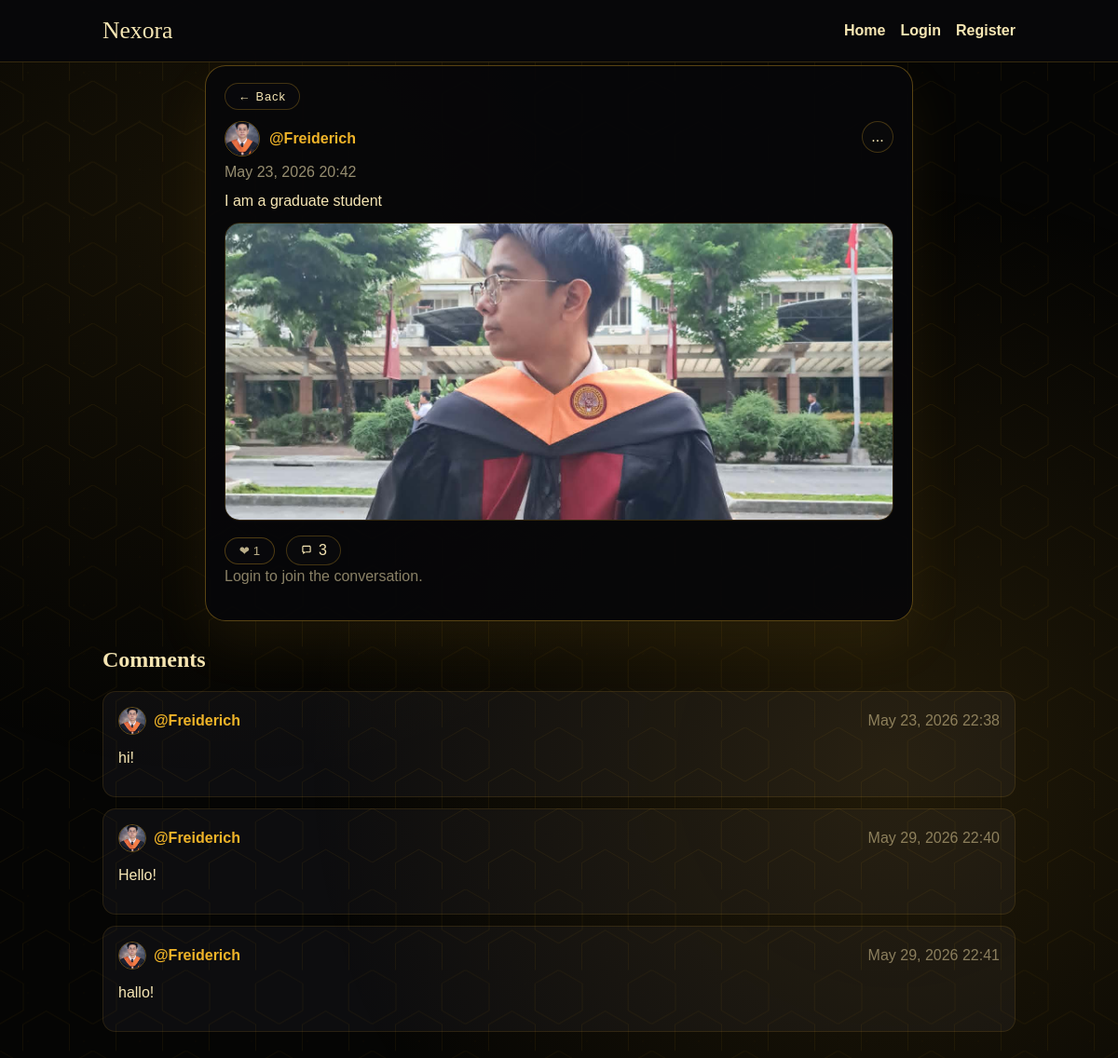
The app's page /posts/1/ with its own data.
### posts/models.py (models this page shows, shortened)
class Post(models.Model):
    VISIBILITY_PUBLIC = "public"
    VISIBILITY_UNLISTED = "unlisted"
    VISIBILITY_PRIVATE = "private"
    VISIBILITY_CHOICES = [
        (VISIBILITY_PUBLIC, "Public"),
        (VISIBILITY_UNLISTED, "Unlisted"),
        (VISIBILITY_PRIVATE, "Private"),
    ]
    author = models.ForeignKey(
        settings.AUTH_USER_MODEL, on_delete=models.CASCADE, related_name="posts"
    )
    content = models.TextField()
    image = models.ImageField(upload_to="posts/", blank=True, null=True)
    visibility = models.CharField(
        max_length=16, choices=VISIBILITY_CHOICES, default=VISIBILITY_PUBLIC
    )
    created_at = models.DateTimeField(auto_now_add=True)
    updated_at = models.DateTimeField(auto_now=True)
    class Meta:
        ordering = ["-created_at"]

class Comment(models.Model):
    post = models.ForeignKey(Post, on_delete=models.CASCADE, related_name="comments")
    author = models.ForeignKey(
        settings.AUTH_USER_MODEL, on_delete=models.CASCADE, related_name="comments"
    )
    body = models.TextField()
    created_at = models.DateTimeField(auto_now_add=True)
    class Meta:
        ordering = ["created_at"]

### users/models.py (models this page shows, shortened)
class Profile(models.Model):
    user = models.OneToOneField(settings.AUTH_USER_MODEL, on_delete=models.CASCADE)
    bio = models.TextField(blank=True)
    image = models.ImageField(upload_to="profiles/", blank=True, null=True)

### posts/views.py (the view)
# urls.py: path("posts/<int:post_id>/", views.post_detail, name="post_detail"),
def post_detail(request, post_id):
    post = get_object_or_404(
        Post.objects.select_related("author", "author__profile").annotate(
            likes_count=Count("likes"),
            reactions_count=Count("reactions"),
            reaction_love_count=Count("reactions", filter=Q(reactions__kind="love")),
            reaction_laugh_count=Count("reactions", filter=Q(reactions__kind="laugh")),
            reaction_wow_count=Count("reactions", filter=Q(reactions__kind="wow")),
            reaction_sad_count=Count("reactions", filter=Q(reactions__kind="sad")),
            reaction_fire_count=Count("reactions", filter=Q(reactions__kind="fire")),
        ),
        id=post_id,
    )
    if post.visibility == Post.VISIBILITY_PRIVATE and request.user != post.author:
        return redirect("home")
    comments = post.comments.select_related("author", "author__profile")
    form = CommentForm()
    return render(
        request,
        "posts/post_detail.html",
        {"post": post, "comments": comments, "form": form},
    )

### templates/posts/post_detail.html (shortened to what this page needs)
{% extends "base.html" %}
{% load static %}
{% block body_class %}post-detail{% endblock %}
{% block extra_css %}
  <link rel="stylesheet" href="{% static 'css/post.css' %}" />
{% endblock %}
{% block content %}
  <div class="terminal-hex">
  </div>
  {% with post_visibility=post.get_visibility_display %}
  <section class="card detail">
    <button type="button" class="back-btn" onclick="history.go(-1)">← Back</button>
    <div class="card-header">
      <a href="{% url 'profile' username=post.author.username %}" class="post-author-link">
        {% if post.author.profile.image %}
          <img src="{{ post.author.profile.image.url }}" alt="" class="post-author-avatar" />
        {% else %}
          <span class="post-author-fallback">{{ post.author.username|first|upper }}</span>
        {% endif %}
        <span class="post-author-name">@{{ post.author.username }}</span>
      </a>
      <div class="post-menu-wrap">
        <button class="post-menu-toggle" type="button" aria-label="Post options" aria-expanded="false">...</button>
      </div>
    </div>
    <div class="post-meta-line"><span class="muted">{{ post.created_at|date:"M d, Y H:i" }}</span></div>
    <p>{{ post.content }}</p>
    {% if post.image %}
      <img class="post-image" src="{{ post.image.url }}" alt="Post image" />
    {% endif %}
    <div class="post-actions">
      <form method="post" action="{% url 'toggle_like' post_id=post.id %}">
        <button type="submit" class="ghost reaction-main" data-like-count>❤ {{ post.likes_count }}</button>
      </form>
      <a class="comment-action" href="#comment-form" aria-label="Comments" data-comment-jump>
        <svg viewBox="0 0 24 24" aria-hidden="true" focusable="false">
          <path d="M4 5.5C4 4.12 5.12 3 6.5 3h11C18.88 3 20 4.12 20 5.5v8c0 1.38-1.12 2.5-2.5 2.5H10l-4.5 3v-3.5C4.62 15.5 4 14.88 4 14V5.5Zm2 0V14h3v1.3L11.1 14H17.5c.28 0 .5-.22.5-.5v-8c0-.28-.22-.5-.5-.5h-11c-.28 0-.5.22-.5.5Z" fill="currentColor"/>
        </svg>
        {{ comments|length }}
      </a>
    </div>
    <section class="comment-bar" id="comment-form">
      {% if user.is_authenticated %}
        <form class="comment-form" method="post" action="{% url 'comment_create' post_id=post.id %}">
          {% csrf_token %}
          <div class="comment-avatar" aria-hidden="true">
            {% if user.profile.image %}
              <img src="{{ user.profile.image.url }}" alt="" class="comment-avatar-img" />
            {% else %}
              {{ user.username|first|upper }}
            {% endif %}
          </div>
          <div class="comment-composer">
            <label class="sr-only" for="{{ form.body.id_for_label }}">Comment</label>
            {{ form.body }}
          </div>
          <button type="submit" class="primary comment-submit">Post</button>
        </form>
      {% else %}
        <p class="muted">Login to join the conversation.</p>
      {% endif %}
    </section>
  </section>
  {% endwith %}
  <section class="comments" id="comments">
    <h2>Comments</h2>
    <div class="comment-list" data-comment-list>
      {% for comment in comments %}
        <div class="comment" data-comment-id="{{ comment.id }}">
          <div class="comment-header">
            <a href="{% url 'profile' username=comment.author.username %}" class="comment-author-link">
              {% if comment.author.profile.image %}
                <img src="{{ comment.author.profile.image.url }}" alt="" class="comment-author-avatar" />
              {% else %}
                <span class="comment-author-fallback">{{ comment.author.username|first|upper }}</span>
              {% endif %}
              <span class="comment-author-name">@{{ comment.author.username }}</span>
            </a>
            <span class="muted">{{ comment.created_at|date:"M d, Y H:i" }}</span>
          </div>
          <p data-comment-body>{{ comment.body }}</p>
        </div>
      {% empty %}
        <p class="muted">No comments yet.</p>
      {% endfor %}
    </div>
  </section>
{% endblock %}

### static/css/base.css (style rules this page uses)
:root { --bg: #f6f1ea; --bg-accent: #f1e7da; --surface: #ffffff; --ink: #1f1b16; --muted: #6a6057; --primary: #c96f3b; --primary-dark: #9d552d; --border: #e6d7c8; --shadow: 0 20px 50px rgba(40, 30, 20, 0.08); --radius: 18px; --max-width: 980px; --font-display: "Playfair Display", "Georgia", serif; --font-body: "Source Sans 3", "Arial", sans-serif; }
* { box-sizing: border-box; }
body { margin: 0; font-family: var(--font-body); color: var(--ink); background: radial-gradient(circle at top, var(--bg-accent), var(--bg)); min-height: 100vh; }
body.post-detail { background: radial-gradient(circle at top, rgba(25, 24, 18, 0.95), #070707 65%, #030303 100%); color: #f7e7b5; }
body.post-detail .muted { color: rgba(247, 231, 181, 0.55); }
a { color: inherit; text-decoration: none; }
img { max-width: 100%; display: block; border-radius: 14px; }
.muted { color: var(--muted); }
button { border: none; cursor: pointer; font-family: inherit; }
.ghost, .link-button { background: transparent; color: var(--muted); padding: 6px 10px; border-radius: 999px; }

### static/css/components.css (style rules this page uses)
.card { background: var(--surface); padding: 22px; border-radius: var(--radius); box-shadow: var(--shadow); border: 1px solid rgba(255, 255, 255, 0.6); animation: rise 0.4s ease both; }
.card.detail { margin-bottom: 28px; max-width: 760px; margin-left: auto; margin-right: auto; padding: 24px; background: #0b0b0f; border: 1px solid rgba(240, 180, 41, 0.3); box-shadow: 0 24px 60px rgba(0, 0, 0, 0.55); color: #f7e7b5; }
.card.detail .post-menu-toggle, .card.detail .post-menu a, .card.detail .post-menu-muted, .card.detail a, .card.detail .link-button { color: inherit; }
.card.detail .post-meta-line .muted { color: rgba(247, 231, 181, 0.6); }
.card-header { display: flex; justify-content: space-between; margin-bottom: 12px; font-weight: 600; }
.post-image { margin-top: 12px; border-radius: 16px; }
.comments h2 { font-family: var(--font-display); }
.comment { padding: 16px; background: rgba(255, 255, 255, 0.7); border-radius: 14px; margin-bottom: 12px; }
.post-image { width: 100%; max-height: 420px; object-fit: cover; object-position: center; }
.card.detail .post-image { max-height: 300px; }
body.post-detail .comments h2 { color: #f7e7b5; }
body.post-detail .comment { background: rgba(15, 15, 18, 0.88); border: 1px solid rgba(240, 180, 41, 0.12); color: #f7e7b5; }
body.post-detail .comment a { color: #f0b429; }
body.post-detail .comment .muted { color: rgba(247, 231, 181, 0.5); }

### static/css/post.css (style rules this page uses)
.comment-action { display: inline-flex; align-items: center; gap: 6px; padding: 6px 12px; border-radius: 999px; border: 1px solid rgba(240, 180, 41, 0.25); color: #f7e7b5; background: rgba(10, 10, 12, 0.92); }
.comment-action svg { width: 14px; height: 14px; flex: 0 0 auto; }
.comment-bar { margin: 0 auto 18px; width: 100%; padding: 0; }
.post-author-link { display: inline-flex; align-items: center; gap: 10px; }
.post-author-avatar { width: 38px; height: 38px; border-radius: 50%; object-fit: cover; border: 1.5px solid rgba(240, 180, 41, 0.4); flex: 0 0 auto; }
.post-author-name { font-weight: 600; }
.post-meta-line { margin-bottom: 10px; }

### records on screen
Post: author.profile.image (picture), author.username "Freiderich", created_at "May 23, 2026 20:42", content "I am a graduate student", image (picture), likes_count "1"
Comment: author.profile.image (picture), author.username "Freiderich", created_at "May 23, 2026 22:38", body "hi!"
Comment: author.profile.image (picture), author.username "Freiderich", created_at "May 29, 2026 22:40", body "Hello!"
Comment: author.profile.image (picture), author.username "Freiderich", created_at "May 29, 2026 22:41", body "hallo!"

### other values on screen
{{ comments|length }} "3"
